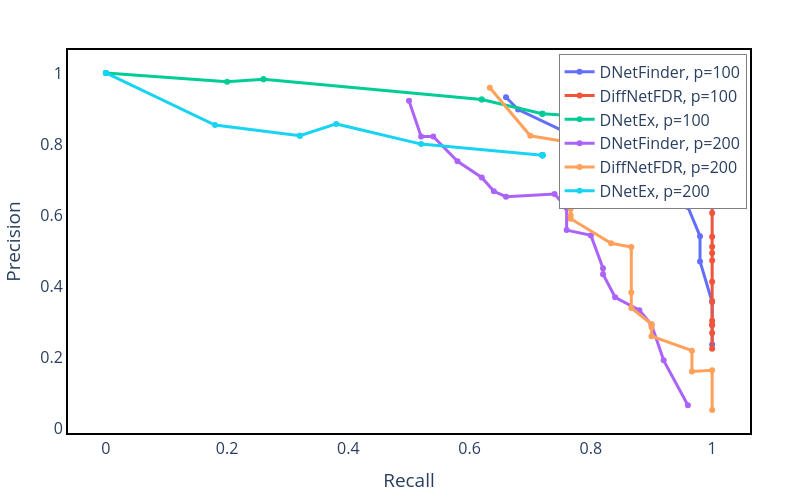

The cell this chart's notebook holds for it:
### Markdown cell above
# Precision-Recall

### Code cell
temp_df = r1.groupby('alpha').aggregate({'NRecall':'mean','FDR':'mean'}).reset_index()
temp_df2 = s1.groupby('alpha').aggregate({'NRecall':'mean','FDR':'mean'}).reset_index()
run_number = 0

# Create figure
fig = go.Figure()

fig.add_trace(
    go.Scatter(
        x=temp_df.NRecall.values,
        y=1-temp_df.FDR.values,
        mode='lines+markers',
        name='DNetFinder, p=100'
    )
)

fig.add_trace(
    go.Scatter(
        x=temp_df2.NRecall.values,
        y=1-temp_df2.FDR.values,
        mode='lines+markers',
        name='DiffNetFDR, p=100'
    )
)

fig.add_trace(
    go.Scatter(
        x=runs_recall_list[run_number],
        y=1-runs_fdr_list[run_number],
        mode='lines+markers',
        name=f'DNetEx, p=100'
    )
)

temp_df = r2.groupby('alpha').aggregate({'NRecall':'mean','FDR':'mean'}).reset_index()
temp_df2 = s2.groupby('alpha').aggregate({'NRecall':'mean','FDR':'mean'}).reset_index()
run_number = 1

fig.add_trace(
    go.Scatter(
        x=temp_df.NRecall.values,
        y=1-temp_df.FDR.values,
        mode='lines+markers',
        name='DNetFinder, p=200'
    )
)

fig.add_trace(
    go.Scatter(
        x=temp_df2.NRecall.values,
        y=1-temp_df2.FDR.values,
        mode='lines+markers',
        name='DiffNetFDR, p=200'
    )
)

fig.add_trace(
    go.Scatter(
        x=runs_recall_list[run_number],
        y=1-runs_fdr_list[run_number],
        mode='lines+markers',
        name=f'DNetEx, p=200'
    )
)


# Customize the layout
fig.update_traces(line=dict(width=3))

fig.update_layout(
    xaxis1=dict(tickfont=dict(size=16),showticklabels=True),
    yaxis1=dict(tickfont=dict(size=16),showticklabels=True),
    autosize=False,
    width=800,
    height=500,
    xaxis_title=r"Recall",
    yaxis_title='Precision',
    plot_bgcolor='white',
    paper_bgcolor='white',
    margin=dict(l=50, r=50, t=50, b=50),
    showlegend=True,
    legend=dict(
        x=.995,
        y=0.99,  
        xanchor='right',
        yanchor='top',
        bgcolor='white',
        bordercolor='gray',
        borderwidth=1
    ),
    xaxis=dict(showline=True, linewidth=2, linecolor='black', mirror=True),
    yaxis=dict(showline=True, linewidth=2, linecolor='black', mirror=True),
    font=dict(size=16)

)

fig.show()

fig.write_image("Results/pr.pdf")

### Figure 1 — Plotly figure (JSON) as saved in the notebook; plotly's stock layout.template omitted (floating-point values rounded to 4 significant figures)
{"data": [{"line": {"width": 3}, "mode": "lines+markers", "name": "DNetFinder, p=100", "type": "scatter", "x": [0.66, 0.68, 0.76, 0.8, 0.84, 0.86, 0.9, 0.92, 0.92, 0.94, 0.96, 0.96, 0.96, 0.96, 0.96, 0.98, 0.98, 1, 1], "y": [0.9314, 0.8969, 0.8323, 0.7939, 0.7771, 0.7621, 0.7544, 0.728, 0.717, 0.6887, 0.6842, 0.6842, 0.6554, 0.6487, 0.6233, 0.5414, 0.4705, 0.3564, 0.2367]}, {"line": {"width": 3}, "mode": "lines+markers", "name": "DiffNetFDR, p=100", "type": "scatter", "x": [0.85, 0.95, 0.95, 1, 1, 1, 1, 1, 1, 1, 1, 1, 1, 1, 1, 1, 1, 1, 1], "y": [0.892, 0.8667, 0.8346, 0.7418, 0.7143, 0.6905, 0.6696, 0.6066, 0.5398, 0.5115, 0.4941, 0.4727, 0.4129, 0.3589, 0.3036, 0.2917, 0.2917, 0.269, 0.2247]}, {"line": {"width": 3}, "mode": "lines+markers", "name": "DNetEx, p=100", "type": "scatter", "x": [0, 0, 0.2, 0.26, 0.26, 0.62, 0.62, 0.72, 0.72, 0.72, 0.9, 0.9, 0.9, 0.9, 0.9, 0.9, 0.9, 0.9, 0.9], "y": [1, 1, 0.975, 0.9818, 0.9818, 0.9255, 0.9255, 0.8855, 0.8855, 0.8855, 0.8655, 0.8655, 0.8655, 0.8655, 0.8655, 0.8655, 0.8655, 0.8655, 0.8655]}, {"line": {"width": 3}, "mode": "lines+markers", "name": "DNetFinder, p=200", "type": "scatter", "x": [0.5, 0.52, 0.54, 0.58, 0.62, 0.64, 0.66, 0.74, 0.76, 0.76, 0.76, 0.8, 0.82, 0.82, 0.84, 0.88, 0.9, 0.92, 0.96], "y": [0.9214, 0.8214, 0.8214, 0.7514, 0.7062, 0.6672, 0.6521, 0.6597, 0.6211, 0.6211, 0.5583, 0.5435, 0.4514, 0.4345, 0.3696, 0.3333, 0.2925, 0.1924, 0.06606]}, {"line": {"width": 3}, "mode": "lines+markers", "name": "DiffNetFDR, p=200", "type": "scatter", "x": [0.6333, 0.7, 0.7667, 0.7667, 0.7667, 0.7667, 0.7667, 0.7667, 0.8333, 0.8667, 0.8667, 0.8667, 0.9, 0.9, 0.9, 0.9667, 0.9667, 1, 1], "y": [0.9583, 0.8232, 0.8047, 0.7278, 0.6566, 0.6177, 0.6, 0.5903, 0.5214, 0.5109, 0.3833, 0.3395, 0.2944, 0.2851, 0.2603, 0.2196, 0.1614, 0.1646, 0.05263]}, {"line": {"width": 3}, "mode": "lines+markers", "name": "DNetEx, p=200", "type": "scatter", "x": [0, 0, 0.18, 0.32, 0.32, 0.38, 0.52, 0.72, 0.72, 0.72, 0.72, 0.72, 0.72, 0.72, 0.72, 0.72, 0.72, 0.72, 0.72], "y": [1, 1, 0.8533, 0.8233, 0.8233, 0.8567, 0.8, 0.7683, 0.7683, 0.7683, 0.7683, 0.7683, 0.7683, 0.7683, 0.7683, 0.7683, 0.7683, 0.7683, 0.7683]}], "layout": {"autosize": false, "font": {"size": 16}, "height": 500, "legend": {"bgcolor": "white", "bordercolor": "gray", "borderwidth": 1, "x": 0.995, "xanchor": "right", "y": 0.99, "yanchor": "top"}, "margin": {"b": 50, "l": 50, "r": 50, "t": 50}, "paper_bgcolor": "white", "plot_bgcolor": "white", "showlegend": true, "width": 800, "xaxis": {"linecolor": "black", "linewidth": 2, "mirror": true, "showline": true, "showticklabels": true, "tickfont": {"size": 16}, "title": {"text": "Recall"}}, "yaxis": {"linecolor": "black", "linewidth": 2, "mirror": true, "showline": true, "showticklabels": true, "tickfont": {"size": 16}, "title": {"text": "Precision"}}}}
